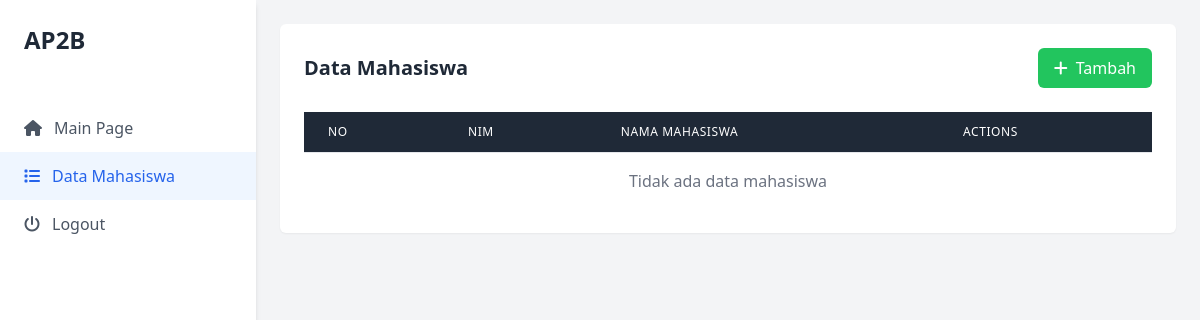
Page /mahasiswa/ (signed in) on the earlier database version.
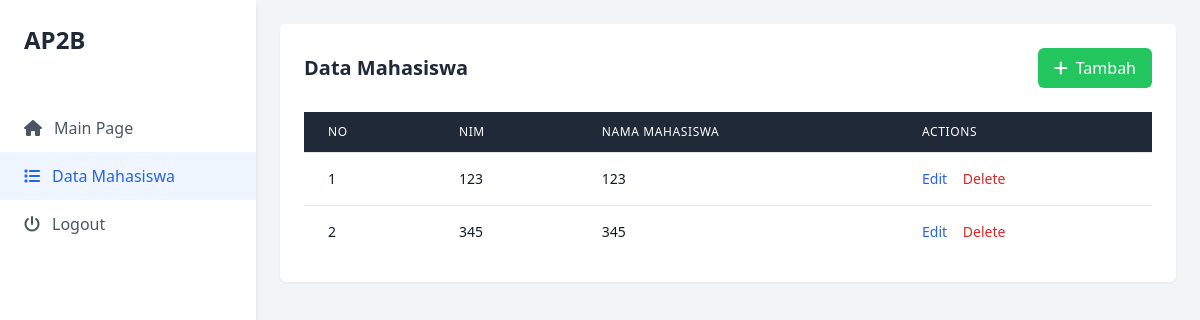
Same page on the later database version.
### tables this page shows
CREATE TABLE mahasiswa (
    id INTEGER PRIMARY KEY AUTOINCREMENT,
    nama TEXT NOT NULL,
    nim TEXT UNIQUE NOT NULL
);

### app.py (the view)
@login_required
def view_mahasiswa_index():
    mahasiswa_data = models.get_all_mahasiswa()
    return render_template('mahasiswa/index.html', mahasiswa_list=mahasiswa_data)

### app.py (called while the page is built)
def login_required(f):
    @wraps(f)
    def decorated_function(*args, **kwargs):
        if 'user_id' not in session:
            flash("Please log in to access this page.", "warning")
            return redirect(url_for('login'))
        return f(*args, **kwargs)
    return decorated_function

@app.before_request
def before_request_func():
    g.year = datetime.date.today().year

### models.py (called while the page is built)
def get_db_connection():
    conn = sqlite3.connect(DATABASE_URL)
    conn.row_factory = sqlite3.Row
    return conn

def get_all_mahasiswa():
    conn = get_db_connection()
    mahasiswa_list = conn.execute('SELECT * FROM mahasiswa ORDER BY nama').fetchall()
    conn.close()
    return mahasiswa_list

### templates/mahasiswa/index.html (shortened to what the changed rows need)
<!DOCTYPE html>
<html lang="id">
<head>
    <script src="https://cdn.tailwindcss.com"></script>
    <link rel="stylesheet" href="https://cdnjs.cloudflare.com/ajax/libs/font-awesome/6.4.0/css/all.min.css">
    <link rel="stylesheet" href="https://cdnjs.cloudflare.com/ajax/libs/sweetalert2/11.7.12/sweetalert2.min.css">
</head>
<body class="bg-gray-100 min-h-screen">
    <div class="flex h-screen">
        <aside class="w-64 bg-white shadow-md">
            <div class="p-6">
                <h1 class="text-2xl font-bold text-gray-800">AP2B</h1>
            </div>
        </aside>
        <main class="flex-1 overflow-x-hidden overflow-y-auto">
            <div class="p-6">
                <div class="bg-white rounded-md shadow-sm p-6">
                    <div class="flex justify-between items-center mb-6">
                        <h2 class="text-xl font-semibold text-gray-800">Data Mahasiswa</h2>
                    </div>
                    <div class="overflow-x-auto">
                        <table class="min-w-full divide-y divide-gray-200">
                            <thead class="bg-gray-800 text-white">
                                <tr>
                                    <th scope="col" class="px-6 py-3 text-left text-xs font-medium uppercase tracking-wider">
                                        No
                                    </th>
                                    <th scope="col" class="px-6 py-3 text-left text-xs font-medium uppercase tracking-wider">
                                        NIM
                                    </th>
                                    <th scope="col" class="px-6 py-3 text-left text-xs font-medium uppercase tracking-wider">
                                        Nama Mahasiswa
                                    </th>
                                    <th scope="col" class="px-6 py-3 text-left text-xs font-medium uppercase tracking-wider">
                                        Actions
                                    </th>
                                </tr>
                            </thead>
                            <tbody class="bg-white divide-y divide-gray-200">
                                {% for mahasiswa in mahasiswa_list %}
                                <tr>
                                    <td class="px-6 py-4 whitespace-nowrap text-sm text-gray-900">{{ loop.index }}</td>
                                    <td class="px-6 py-4 whitespace-nowrap text-sm text-gray-900">{{ mahasiswa.nim }}</td>
                                    <td class="px-6 py-4 whitespace-nowrap text-sm text-gray-900">{{ mahasiswa.nama }}</td>
                                    <td class="px-6 py-4 whitespace-nowrap text-left text-sm font-medium">
                                        <button
                                            class="text-blue-600 hover:text-blue-900 mr-3 btn-edit"
                                            data-id="{{ mahasiswa.id }}"
                                            data-nim="{{ mahasiswa.nim }}"
                                            data-nama="{{ mahasiswa.nama }}">
                                            Edit
                                        </button>
                                        <button
                                            class="text-red-600 hover:text-red-900 btn-delete"
                                            data-id="{{ mahasiswa.id }}"
                                            data-nama="{{ mahasiswa.nama }}">
                                            Delete
                                        </button>
                                    </td>
                                </tr>
                                {% endfor %}
                                {% if not mahasiswa_list %}
                                <tr>
                                    <td colspan="4" class="px-6 py-4 text-center text-gray-500">Tidak ada data mahasiswa</td>
                                </tr>
                                {% endif %}
                            </tbody>
                        </table>
                    </div>
                </div>
            </div>
        </main>
    </div>
</body>
</html>

Differences in the rows shown:
added mahasiswa: nim "123", nama "123"
added mahasiswa: nim "345", nama "345"
Other differences:
text no longer shown: "Tidak ada data mahasiswa"
